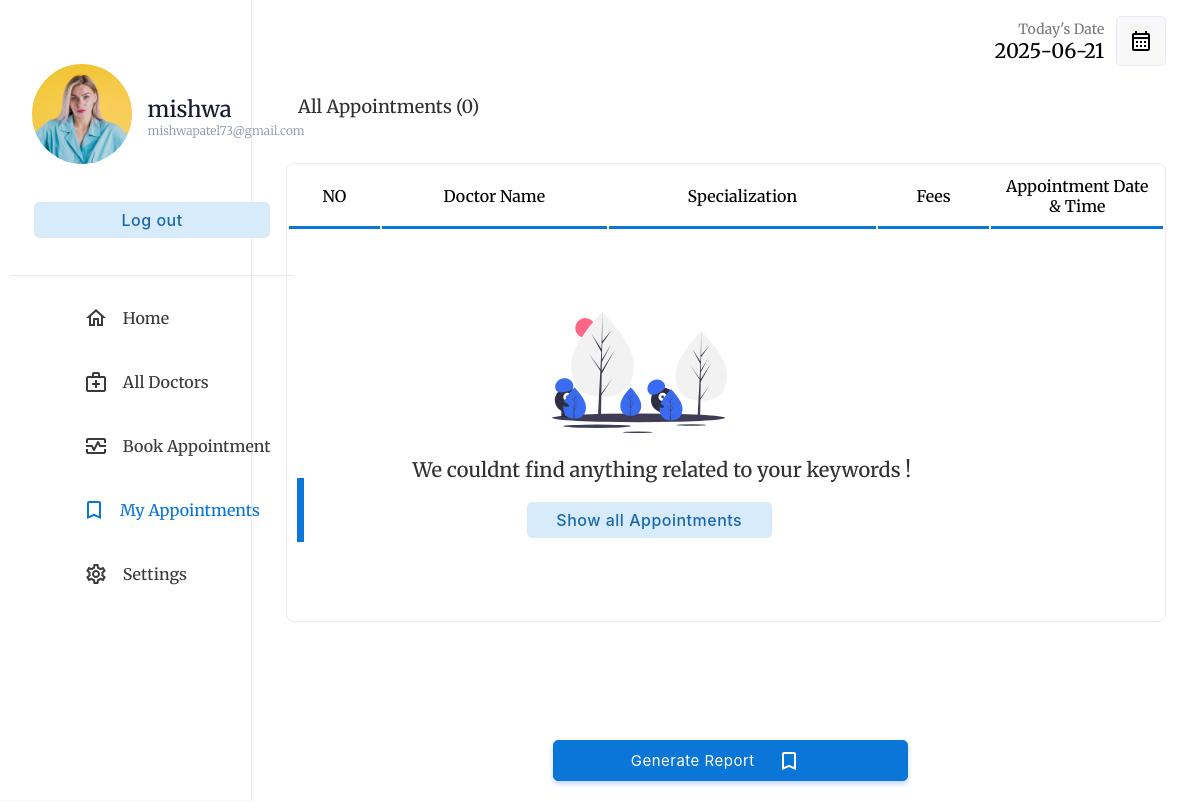
The app's page /php/patient/myappointments.php (signed in) with its own data.
### tables this page shows
CREATE TABLE IF NOT EXISTS `patient` (
  `PID` int NOT NULL AUTO_INCREMENT,
  `PPHOTO` longblob,
  `PNAME` varchar(35) NOT NULL,
  `PPASSWORD` varchar(20) NOT NULL,
  `PEMAIL` varchar(35) NOT NULL,
  `PGENDER` varchar(10) NOT NULL,
  `PNUMBER` varchar(10) NOT NULL,
  `PADDRESS` varchar(50) NOT NULL,
  `PBLOOD_GROUP` varchar(3) NOT NULL,
  `PDATE_OF_BIRTH` date NOT NULL,
  PRIMARY KEY (`PID`)
);

### php/patient/myappointments.php (the view, shortened to what this page needs)
<!DOCTYPE html>
<html lang="en">
<head>
    <link rel="stylesheet" type="text/css" href="../../css/patient/index.css">
</head>
<body>
    <?php
    if (isset($_SESSION["userid"])) {
        if (($_SESSION["userid"]) == "" or $_SESSION['usertype'] != 'PATIENT') {
            header("location: ../login.php");
        } else {
            $userid = $_SESSION["userid"];
        }
    } else {
        header("location: ../login.php");
    }
    include("../database_connection.php");
    $query = "SELECT * FROM patient WHERE PID='$userid'";
    $patient = $db->query($query);
    $patienttb = $patient->fetch_assoc();
    $userid = $patienttb["PID"];
    $q = "SELECT * FROM appointment WHERE PID='$userid'";
    $appointment = $db->query($q);
    $today = date('Y-m-d');
    ?>
    <div class="container">
        <div class="menu">
            <table class="menu-container" border="0">
                <tr>
                    <td style="padding:10px" colspan="2">
                        <table border="0" class="profile-container">
                            <tr>
                                <td width="30%" style="padding-left:20px">
                                    <a href="photo.php"> <img src='../../assets/images/pimage/<?php echo $patienttb['PPHOTO']; ?>' width='100' style="border-radius:50%"></a>
                                </td>
                                <td style="padding:0px;margin:0px;">
                                    <p class="profile-title"><?php echo $patienttb['PNAME']; ?></p>
                                    <p class="profile-subtitle" style="font-size: 12px;"><?php echo $patienttb['PEMAIL'] ?></p>
                                </td>
                            </tr>
                            <tr>
                                <td colspan="2">
                                    <a href="../logout.php"><input type="button" value="Log out" class="logout-btn btn-primary-soft btn"></a>
                                </td>
                            </tr>
                        </table>
                    </td>
                </tr>
                <tr class="menu-row">
                    <td class="menu-btn menu-icon-home ">
                        <a href="index.php" class="non-style-link-menu ">
                            <div>
                                <p class="menu-text">Home</p>
                        </a>
        </div></a>
        <tr class="menu-row">
            <td class="menu-btn menu-icon-doctor">
                <a href="alldoctors.php" class="non-style-link-menu">
                    <div>
                        <p class="menu-text">All Doctors</p>
                </a>
    </div>
    <tr class="menu-row">
        <td class="menu-btn menu-icon-session">
            <a href="booking.php" class="non-style-link-menu">
                <div>
                    <p class="menu-text">Book Appointment</p>
                </div>
            </a>
        </td>
    </tr>
    <tr class="menu-row">
        <td class="menu-btn menu-icon-appoinment  menu-active menu-icon-appoinment-active">
            <a href="myappointments.php" class="non-style-link-menu non-style-link-menu-active">
                <div>
                    <p class="menu-text">My Appointments</p>
            </a></div>
        </td>
    </tr>
    <tr class="menu-row">
        <td class="menu-btn menu-icon-settings">
            <a href="settings.php" class="non-style-link-menu">
                <div>
                    <p class="menu-text">Settings</p>
            </a></div>
        </td>
    </tr>
    <div class="dash-body" style="margin-top: 15px">
        <table border="0" width="100%" style=" border-spacing: 0;margin:0;padding:0;">
            <tr>
                <td width="25%">
                </td>
                <td>
                    </td>
                <td width="15%">
                    <p style="font-size: 14px;color: rgb(119, 119, 119);padding: 0;margin: 0;text-align: right;">
                        Today's Date
                    </p>
                    <p class="heading-sub12" style="padding: 0;margin: 0;">
                        <?php
                        echo $today;
                        ?>
                    </p>
                </td>
                <td width="10%">
                    <button class="btn-label" style="display: flex;justify-content: center;align-items: center;"><img src="../../assets/img/calendar.svg" width="100%"></button>
                </td>
            </tr>
            <tr>
                <td colspan="4" style="padding-top:10px;">
                    <p class="heading-main12" style="margin-left: 45px;font-size:18px;color:rgb(49, 49, 49)">All Appointments (<?php echo $appointment->num_rows; ?>)</p>
                </td>
            </tr>
            <tr>
                <td colspan="4">
                    <center>
                        <div class="abc scroll">
                            <table width="93%" class="sub-table scrolldown" border="0" style="margin-top: 25px;">
                                <thead>
                                    <tr>
                                        <th class="table-headin">
                                            NO
                                        </th>
                                        <th class="table-headin">
                                            Doctor Name
                                        </th>
                                        <th class="table-headin">
                                            Specialization
                                        </th>
                                        <th class="table-headin">
                                            Fees
                                        </th>
                                        <th class="table-headin">
                                            Appointment Date & Time
                                        </th>
                                    </tr>
                                </thead>
                                <tbody>
                                    <?php
                                    $result = $db->query($q);
                                    if ($result->num_rows == 0) {
                                        echo '<tr>
                                    <td colspan="4">
                                    <br><br><br><br>
                                    <center>
                                    <img src="../../assets/img/notfound.svg" width="25%">
                                    <br>
                                    <p class="heading-main12" style="margin-left: 45px;font-size:20px;color:rgb(49, 49, 49)">We  couldnt find anything related to your keywords !</p>
                                    <a class="non-style-link" href="myappointments.php"><button  class="login-btn btn-primary-soft btn"  style="display: flex;justify-content: center;align-items: center;margin-left:20px;">&nbsp; Show all Appointments &nbsp;</font></button>
                                    </a>
                                    </center>
                                    <br><br><br><br>
                                    </td>
                                    </tr>';
                                    }
                                    ?>
                                </tbody>
                            </table>
                            <tr><form method="POST" action="generatepdf.php">
                                            <td colspan="2"><input type="Submit" class="login-btn btn-primary btn btn-book" style="margin-left:300px; margin-top:50px;  padding-left: 25px;padding-right: 100px;padding-top: 10px;padding-bottom: 10px;width:50%;text-align: center;" value="Generate Report" name="generatereport" >
                                            </td>
                                            </form>
                                        </tr>
                        </div>
                    </center>
                </td>
            </tr>
        </table>
    </div>
</body>
</html>

### css/patient/index.css (style rules this page uses)
:root { --primarycolor: #0A76D8; --primarycolorhover: #006dd3; --btnice:#D8EBFA; --btnnicetext:#1b62b3; }
body { font-family: "Merriweather", sans-serif; background-repeat: no-repeat; background-attachment: fixed; background-size: cover; height: 100%; }
html, body { height: 100%; margin: 0; }
a { color: #1977cc; text-decoration: none; }
.btn { cursor: pointer; padding: 8px 20px; outline: none; text-decoration: none; font-size: 15px; letter-spacing: 0.5px; transition: all 0.3s; border-radius: 5px; font-family: 'Inter', sans-serif; }
.btn-primary { background-color: var(--primarycolor) ; border: 1px solid var(--primarycolor) ; color: #fff ; box-shadow: 0 3px 5px 0 rgba(57,108,240,0.3); }
.btn-primary-soft { background-color: #D8EBFA ; color: #1969AA; font-weight: 500; font-size: 16px; border: none; }
.non-style-link:link, .non-style-link:visited, .non-style-link:hover, .non-style-link:active { text-decoration: none; color: rgb(43, 43, 43); }
.btn-label { margin-left: 10px; padding: 12px 12px; outline: none; text-decoration: none; font-size: 15px; letter-spacing: 0.5px; transition: all 0.3s; border-radius: 5px; background-color: #f0f0f073; border: 1px solid rgba(57,108,240,0.1) ; font-family: 'Inter', sans-serif; }
.sub-table { border: 1px solid #ebebeb; border-radius: 8px; }
.table-headin { font-size: 16px; font-weight: 500; padding: 10px; border-bottom: 3px solid var(--primarycolor); }
.abc { width: 100%; height: 550px; overflow: auto; }
.menu-btn { padding:6px; color: #3b3b3b; background-position: 30% 50%; background-repeat: no-repeat; transition: 0.5s; }
.menu-text { padding-left: 40%; font-weight: 500; font-size: 16px; }
.menu-active { color: var(--primarycolor); border-right: 7px solid var(--primarycolor); background-color: var(); }
.non-style-link-menu:link, .non-style-link-menu:visited, .non-style-link-menu:active { text-decoration: none; color: #3b3b3b; }
.non-style-link-menu-active:link, .non-style-link-menu-active:visited, .non-style-link-menu-active:active { text-decoration: none; color: var(--primarycolor); }
.menu-icon-doctor { background-image: url('../../assets/img/icons/doctors.svg'); }
.menu-icon-appoinment { background-image: url('../../assets/img/icons/book.svg'); }
.menu-icon-settings { background-image: url('../../assets/img/icons/settings.svg'); }
.menu-icon-session { background-image: url('../../assets/img/icons/session.svg'); }
.menu-icon-home { background-image: url('../../assets/img/icons/home.svg'); }
.menu-icon-appoinment:hover,.menu-icon-appoinment-active { color: var(--primarycolor); background-image: url('../../assets/img/icons/book-hover.svg'); }
.btn-book { background-image: url('../../assets/img/icons/book-balck.svg'); background-position: 68% 50%; background-repeat: no-repeat; transition: 0.5s; }
.container { display: flex; flex-wrap: wrap; height: 100vh; }
.menu { border-right: 1.5px solid rgb(235, 235, 235); width: 21%; height: 100vh; box-shadow: 0 0px 0px 2px rgba(240, 240, 240, 0.3); }
.dash-body { width: 79%; height: 100vh; }
.menu-container { width: 100%; border-spacing: 0; }
.profile-title { font-weight: 500; color: #161c2d; font-size: 22px; margin: 0; text-align: left; padding-left: 8%; }
.profile-subtitle { font-weight: 300; color: #8492a6; font-size: 15px; margin: 0; text-align: left; padding-left: 8%; }
.logout-btn { margin-top: 30px; width: 85%; }
.profile-container { border-bottom: 1.5px solid rgb(235, 235, 235); padding-top: 18%; padding-bottom: 12%; text-align: center; }
.heading-main12 { font-weight: 500; font-size: 25px; }
.heading-sub12 { font-weight: 500; font-size: 20px; text-align: right; }

### records on screen
patient: PPHOTO (picture), PNAME "mishwa", PEMAIL "mishwapatel73@gmail.com"

### other values on screen
$appointment->num_rows "0"
